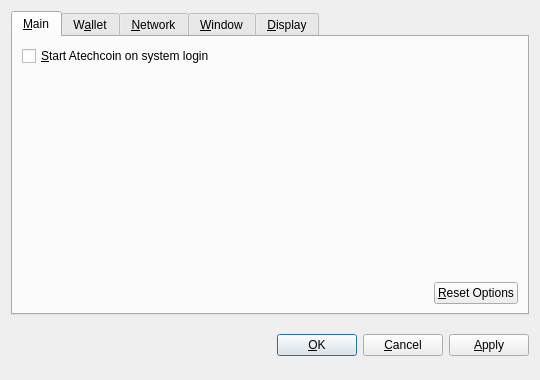
<?xml version="1.0" encoding="UTF-8"?>
<ui version="4.0">
 <class>OptionsDialog</class>
 <widget class="QDialog" name="OptionsDialog">
  <property name="geometry">
   <rect>
    <x>0</x>
    <y>0</y>
    <width>540</width>
    <height>380</height>
   </rect>
  </property>
  <property name="windowTitle">
   <string>Options</string>
  </property>
  <property name="modal">
   <bool>true</bool>
  </property>
  <layout class="QVBoxLayout" name="verticalLayout">
   <item>
    <widget class="QTabWidget" name="tabWidget">
     <property name="tabPosition">
      <enum>QTabWidget::North</enum>
     </property>
     <property name="currentIndex">
      <number>0</number>
     </property>
     <widget class="QWidget" name="tabMain">
      <attribute name="title">
       <string>&amp;Main</string>
      </attribute>
      <layout class="QVBoxLayout" name="verticalLayout_Main">
       <item>
        <widget class="QCheckBox" name="bitcoinAtStartup">
         <property name="toolTip">
          <string>Automatically start Atechcoin after logging in to the system.</string>
         </property>
         <property name="text">
          <string>&amp;Start Atechcoin on system login</string>
         </property>
        </widget>
       </item>
       <item>
        <spacer name="verticalSpacer_Main">
         <property name="orientation">
          <enum>Qt::Vertical</enum>
         </property>
         <property name="sizeHint" stdset="0">
          <size>
           <width>20</width>
           <height>40</height>
          </size>
         </property>
        </spacer>
       </item>
       <item>
        <layout class="QHBoxLayout" name="horizontalLayout_2_Main">
         <item>
          <spacer name="horizontalSpacer_2_Main">
           <property name="orientation">
            <enum>Qt::Horizontal</enum>
           </property>
           <property name="sizeHint" stdset="0">
            <size>
             <width>40</width>
             <height>20</height>
            </size>
           </property>
          </spacer>
         </item>
         <item>
          <widget class="QPushButton" name="resetButton">
           <property name="toolTip">
            <string>Reset all client options to default.</string>
           </property>
           <property name="text">
            <string>&amp;Reset Options</string>
           </property>
           <property name="autoDefault">
            <bool>false</bool>
           </property>
          </widget>
         </item>
        </layout>
       </item>
      </layout>
     </widget>
     <widget class="QWidget" name="tabWallet">
      <attribute name="title">
       <string>W&amp;allet</string>
      </attribute>
      <layout class="QVBoxLayout" name="verticalLayout_Network">
       <item>
        <widget class="QLabel" name="transactionFeeInfoLabel">
         <property name="text">
          <string>Optional transaction fee per kB that helps make sure your transactions are processed quickly. Most transactions are 1 kB.</string>
         </property>
         <property name="textFormat">
          <enum>Qt::PlainText</enum>
         </property>
         <property name="wordWrap">
          <bool>true</bool>
         </property>
        </widget>
       </item>
       <item>
        <layout class="QHBoxLayout" name="horizontalLayout_1_Main">
         <item>
          <widget class="QLabel" name="transactionFeeLabel">
           <property name="text">
            <string>Pay transaction &amp;fee</string>
           </property>
           <property name="textFormat">
            <enum>Qt::PlainText</enum>
           </property>
           <property name="buddy">
            <cstring>transactionFee</cstring>
           </property>
          </widget>
         </item>
         <item>
          <widget class="BitcoinAmountField" name="transactionFee"/>
         </item>
         <item>
          <spacer name="horizontalSpacer_1_Main">
           <property name="orientation">
            <enum>Qt::Horizontal</enum>
           </property>
           <property name="sizeHint" stdset="0">
            <size>
             <width>40</width>
             <height>20</height>
            </size>
           </property>
          </spacer>
         </item>
        </layout>
       </item>
       <item>
        <widget class="QLabel" name="label">
         <property name="text">
          <string>If you disable the spending of unconfirmed change, the change from a transaction cannot be used until that transaction has at least one confirmation. This also affects how your balance is computed.</string>
         </property>
         <property name="wordWrap">
          <bool>true</bool>
         </property>
        </widget>
       </item>
       <item>
        <widget class="QCheckBox" name="spendZeroConfChange">
         <property name="text">
          <string>Spend unconfirmed change  (experts only)</string>
         </property>
        </widget>
       </item>
       <item>
        <spacer name="verticalSpacer">
         <property name="orientation">
          <enum>Qt::Vertical</enum>
         </property>
         <property name="sizeHint" stdset="0">
          <size>
           <width>20</width>
           <height>40</height>
          </size>
         </property>
        </spacer>
       </item>
      </layout>
     </widget>
     <widget class="QWidget" name="tabNetwork">
      <attribute name="title">
       <string>&amp;Network</string>
      </attribute>
      <layout class="QVBoxLayout" name="verticalLayout_Network">
       <item>
        <widget class="QCheckBox" name="mapPortUpnp">
         <property name="toolTip">
          <string>Automatically open the Atechcoin client port on the router. This only works when your router supports UPnP and it is enabled.</string>
         </property>
         <property name="text">
          <string>Map port using &amp;UPnP</string>
         </property>
        </widget>
       </item>
       <item>
        <widget class="QCheckBox" name="connectSocks">
         <property name="toolTip">
          <string>Connect to the Atechcoin network through a SOCKS proxy (e.g. when connecting through Tor).</string>
         </property>
         <property name="text">
          <string>&amp;Connect through SOCKS proxy:</string>
         </property>
        </widget>
       </item>
       <item>
        <layout class="QHBoxLayout" name="horizontalLayout_Network">
         <item>
          <widget class="QLabel" name="proxyIpLabel">
           <property name="text">
            <string>Proxy &amp;IP:</string>
           </property>
           <property name="textFormat">
            <enum>Qt::PlainText</enum>
           </property>
           <property name="buddy">
            <cstring>proxyIp</cstring>
           </property>
          </widget>
         </item>
         <item>
          <widget class="QValidatedLineEdit" name="proxyIp">
           <property name="maximumSize">
            <size>
             <width>140</width>
             <height>16777215</height>
            </size>
           </property>
           <property name="toolTip">
            <string>IP address of the proxy (e.g. 127.0.0.1)</string>
           </property>
          </widget>
         </item>
         <item>
          <widget class="QLabel" name="proxyPortLabel">
           <property name="text">
            <string>&amp;Port:</string>
           </property>
           <property name="textFormat">
            <enum>Qt::PlainText</enum>
           </property>
           <property name="buddy">
            <cstring>proxyPort</cstring>
           </property>
          </widget>
         </item>
         <item>
          <widget class="QLineEdit" name="proxyPort">
           <property name="maximumSize">
            <size>
             <width>55</width>
             <height>16777215</height>
            </size>
           </property>
           <property name="toolTip">
            <string>Port of the proxy (e.g. 9050)</string>
           </property>
          </widget>
         </item>
         <item>
          <widget class="QLabel" name="socksVersionLabel">
           <property name="text">
            <string>SOCKS &amp;Version:</string>
           </property>
           <property name="textFormat">
            <enum>Qt::PlainText</enum>
           </property>
           <property name="buddy">
            <cstring>socksVersion</cstring>
           </property>
          </widget>
         </item>
         <item>
          <widget class="QValueComboBox" name="socksVersion">
           <property name="toolTip">
            <string>SOCKS version of the proxy (e.g. 5)</string>
           </property>
          </widget>
         </item>
         <item>
          <spacer name="horizontalSpacer_Network">
           <property name="orientation">
            <enum>Qt::Horizontal</enum>
           </property>
           <property name="sizeHint" stdset="0">
            <size>
             <width>40</width>
             <height>20</height>
            </size>
           </property>
          </spacer>
         </item>
        </layout>
       </item>
       <item>
        <spacer name="verticalSpacer_Network">
         <property name="orientation">
          <enum>Qt::Vertical</enum>
         </property>
         <property name="sizeHint" stdset="0">
          <size>
           <width>20</width>
           <height>40</height>
          </size>
         </property>
        </spacer>
       </item>
      </layout>
     </widget>
     <widget class="QWidget" name="tabWindow">
      <attribute name="title">
       <string>&amp;Window</string>
      </attribute>
      <layout class="QVBoxLayout" name="verticalLayout_Window">
       <item>
        <widget class="QCheckBox" name="minimizeToTray">
         <property name="toolTip">
          <string>Show only a tray icon after minimizing the window.</string>
         </property>
         <property name="text">
          <string>&amp;Minimize to the tray instead of the taskbar</string>
         </property>
        </widget>
       </item>
       <item>
        <widget class="QCheckBox" name="minimizeOnClose">
         <property name="toolTip">
          <string>Minimize instead of exit the application when the window is closed. When this option is enabled, the application will be closed only after selecting Quit in the menu.</string>
         </property>
         <property name="text">
          <string>M&amp;inimize on close</string>
         </property>
        </widget>
       </item>
       <item>
        <spacer name="verticalSpacer_Window">
         <property name="orientation">
          <enum>Qt::Vertical</enum>
         </property>
         <property name="sizeHint" stdset="0">
          <size>
           <width>20</width>
           <height>40</height>
          </size>
         </property>
        </spacer>
       </item>
      </layout>
     </widget>
     <widget class="QWidget" name="tabDisplay">
      <attribute name="title">
       <string>&amp;Display</string>
      </attribute>
      <layout class="QVBoxLayout" name="verticalLayout_Display">
       <item>
        <layout class="QHBoxLayout" name="horizontalLayout_1_Display">
         <item>
          <widget class="QLabel" name="langLabel">
           <property name="text">
            <string>User Interface &amp;language:</string>
           </property>
           <property name="textFormat">
            <enum>Qt::PlainText</enum>
           </property>
           <property name="buddy">
            <cstring>lang</cstring>
           </property>
          </widget>
         </item>
         <item>
          <widget class="QValueComboBox" name="lang">
           <property name="toolTip">
            <string>The user interface language can be set here. This setting will take effect after restarting Atechcoin.</string>
           </property>
          </widget>
         </item>
        </layout>
       </item>
       <item>
        <layout class="QHBoxLayout" name="horizontalLayout_2_Display">
         <item>
          <widget class="QLabel" name="unitLabel">
           <property name="text">
            <string>&amp;Unit to show amounts in:</string>
           </property>
           <property name="textFormat">
            <enum>Qt::PlainText</enum>
           </property>
           <property name="buddy">
            <cstring>unit</cstring>
           </property>
          </widget>
         </item>
         <item>
          <widget class="QValueComboBox" name="unit">
           <property name="toolTip">
            <string>Choose the default subdivision unit to show in the interface and when sending coins.</string>
           </property>
          </widget>
         </item>
        </layout>
       </item>
       <item>
        <widget class="QCheckBox" name="displayAddresses">
         <property name="toolTip">
          <string>Whether to show Atechcoin addresses in the transaction list or not.</string>
         </property>
         <property name="text">
          <string>&amp;Display addresses in transaction list</string>
         </property>
        </widget>
       </item>
       <item>
        <widget class="QCheckBox" name="coinControlFeatures">
         <property name="toolTip">
          <string>Whether to show coin control features or not.</string>
         </property>
         <property name="text">
          <string>Display coin &amp;control features (experts only!)</string>
         </property>
        </widget>
       </item>
       <item>
        <spacer name="verticalSpacer_Display">
         <property name="orientation">
          <enum>Qt::Vertical</enum>
         </property>
         <property name="sizeHint" stdset="0">
          <size>
           <width>20</width>
           <height>40</height>
          </size>
         </property>
        </spacer>
       </item>
      </layout>
     </widget>
    </widget>
   </item>
   <item>
    <layout class="QHBoxLayout" name="horizontalLayout_Buttons">
     <item>
      <spacer name="horizontalSpacer_1">
       <property name="orientation">
        <enum>Qt::Horizontal</enum>
       </property>
       <property name="sizeHint" stdset="0">
        <size>
         <width>40</width>
         <height>48</height>
        </size>
       </property>
      </spacer>
     </item>
     <item>
      <widget class="QLabel" name="statusLabel">
       <property name="font">
        <font>
         <weight>75</weight>
         <bold>true</bold>
        </font>
       </property>
       <property name="text">
        <string/>
       </property>
       <property name="textFormat">
        <enum>Qt::PlainText</enum>
       </property>
       <property name="wordWrap">
        <bool>true</bool>
       </property>
      </widget>
     </item>
     <item>
      <spacer name="horizontalSpacer_2">
       <property name="orientation">
        <enum>Qt::Horizontal</enum>
       </property>
       <property name="sizeHint" stdset="0">
        <size>
         <width>40</width>
         <height>48</height>
        </size>
       </property>
      </spacer>
     </item>
     <item>
      <widget class="QPushButton" name="okButton">
       <property name="text">
        <string>&amp;OK</string>
       </property>
      </widget>
     </item>
     <item>
      <widget class="QPushButton" name="cancelButton">
       <property name="text">
        <string>&amp;Cancel</string>
       </property>
       <property name="autoDefault">
        <bool>false</bool>
       </property>
      </widget>
     </item>
     <item>
      <widget class="QPushButton" name="applyButton">
       <property name="text">
        <string>&amp;Apply</string>
       </property>
       <property name="autoDefault">
        <bool>false</bool>
       </property>
      </widget>
     </item>
    </layout>
   </item>
  </layout>
 </widget>
 <customwidgets>
  <customwidget>
   <class>BitcoinAmountField</class>
   <extends>QSpinBox</extends>
   <header>bitcoinamountfield.h</header>
  </customwidget>
  <customwidget>
   <class>QValueComboBox</class>
   <extends>QComboBox</extends>
   <header>qvaluecombobox.h</header>
  </customwidget>
  <customwidget>
   <class>QValidatedLineEdit</class>
   <extends>QLineEdit</extends>
   <header>qvalidatedlineedit.h</header>
  </customwidget>
 </customwidgets>
 <resources/>
 <connections/>
</ui>
